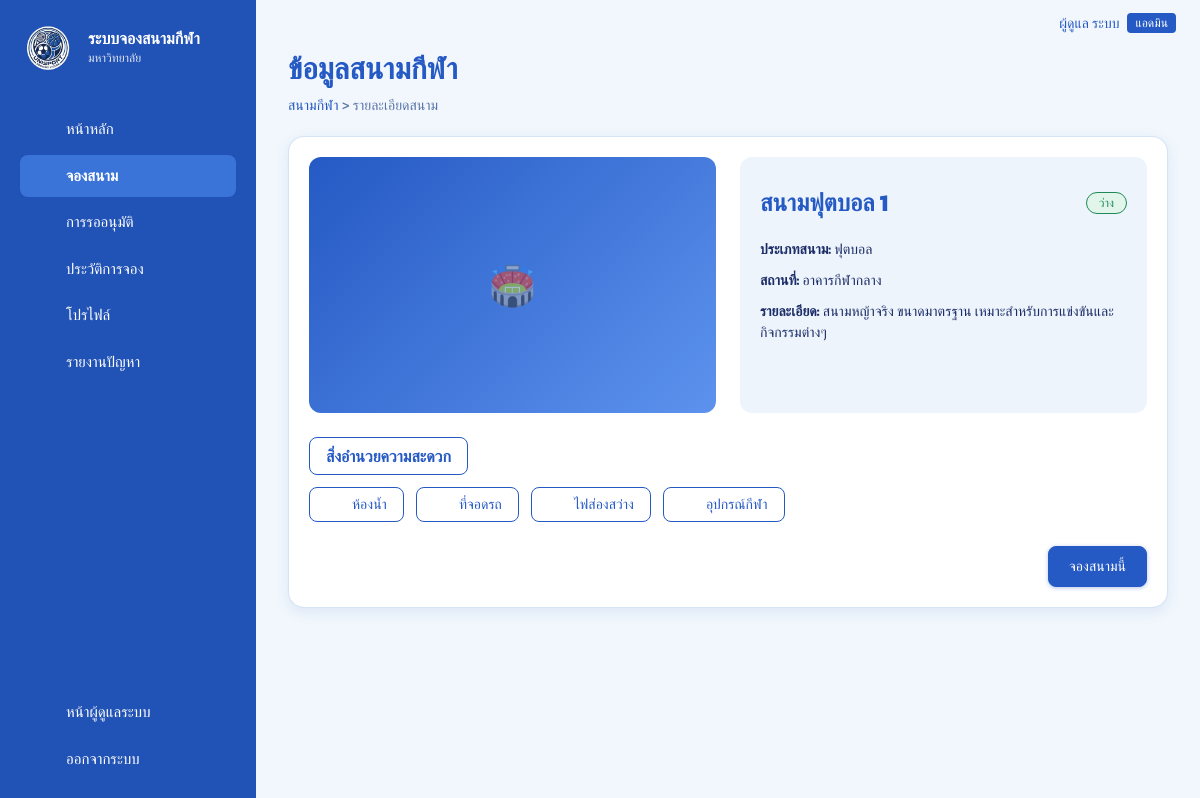
Page /field.php?id=1 (signed in) on the committed database.
### tables this page shows
CREATE TABLE IF NOT EXISTS `users` (
  `id`            INT UNSIGNED NOT NULL AUTO_INCREMENT,
  `member_code`   VARCHAR(30)  DEFAULT NULL,
  `first_name`    VARCHAR(60)  NOT NULL,
  `last_name`     VARCHAR(60)  NOT NULL DEFAULT '',
  `email`         VARCHAR(255) NOT NULL,
  `username`      VARCHAR(30)  DEFAULT NULL,
  `phone`         VARCHAR(20)  DEFAULT NULL,
  `avatar_url`    VARCHAR(500) DEFAULT NULL,
  `password_hash` VARCHAR(255) NOT NULL,
  `role`          ENUM('user','admin') NOT NULL DEFAULT 'user',
  `created_at`    TIMESTAMP NOT NULL DEFAULT CURRENT_TIMESTAMP,
  PRIMARY KEY (`id`),
  UNIQUE KEY `uq_users_email` (`email`),
  UNIQUE KEY `uq_users_username` (`username`),
  KEY `idx_users_role` (`role`)
);

CREATE TABLE IF NOT EXISTS `fields` (
  `id`          INT UNSIGNED NOT NULL AUTO_INCREMENT,
  `code`        VARCHAR(10)  NOT NULL,
  `name`        VARCHAR(80)  NOT NULL,
  `sport_type`  VARCHAR(40)  NOT NULL,
  `location`    VARCHAR(120) DEFAULT NULL,
  `description` TEXT DEFAULT NULL,
  `image_url`   VARCHAR(500) DEFAULT NULL,
  `facilities`  VARCHAR(255) NOT NULL DEFAULT '',    
  `status`      ENUM('available','unavailable','maintenance') NOT NULL DEFAULT 'available',
  `created_at`  TIMESTAMP NOT NULL DEFAULT CURRENT_TIMESTAMP,
  PRIMARY KEY (`id`),
  UNIQUE KEY `uq_fields_code` (`code`)
);

### field.php (the view, shortened to what this page needs)
<?php
require __DIR__ . '/includes/bootstrap.php';
require __DIR__ . '/includes/layout.php';
require_login();
$f = fetch_one('SELECT * FROM fields WHERE id = ?', [(int)get('id')]);
shell_start('ข้อมูลสนามกีฬา', 'book');
page_title('ข้อมูลสนามกีฬา', '<a href="' . h(url('book.php')) . '">สนามกีฬา</a> &gt; รายละเอียดสนาม');
if (!$f): ?>
  <div class="card pad center muted">ไม่พบสนามนี้ <a href="<?= h(url('book.php')) ?>">กลับไปเลือกสนาม</a></div>
<?php else: ?>
  <div class="card pad">
    <div class="grid g2" style="gap:24px">
      <?= thumb($f['image_url'], $f['name'], 'h64 rounded') ?>
      <div class="detail-box">
        <div class="row-line" style="border:0"><h2 style="font-size:24px;color:var(--primary)"><?= h($f['name']) ?></h2><?= pill(FIELD_STATUS, $f['status']) ?></div>
        <p><b>ประเภทสนาม:</b> <?= h($f['sport_type']) ?></p>
        <p><b>สถานที่:</b> <?= h($f['location'] ?: '-') ?></p>
        <p><b>รายละเอียด:</b> <?= h($f['description'] ?: '-') ?></p>
      </div>
    </div>
    <span class="tag">สิ่งอำนวยความสะดวก</span>
    <div style="display:flex;flex-wrap:wrap;gap:12px;margin-top:12px">
      <?php $fac = facilities_list($f['facilities']); foreach ($fac as $x): ?>
        <span class="facility-chip"><?= nav_icon(FACILITY_ICONS[$x] ?? 'check-circle') ?> <?= h($x) ?></span>
      <?php endforeach; ?>
    </div>
    <div class="right" style="margin-top:24px">
      <?php if ($f['status'] === 'available'): ?>
        <a class="btn" href="<?= h(url('book.php?field=' . (int)$f['id'])) ?>">จองสนามนี้</a>
      <?php else: ?>
        <span style="color:var(--danger);font-size:14px">สนามนี้ยังไม่เปิดให้จองในขณะนี้</span>
      <?php endif; ?>
    </div>
  </div>
<?php endif;
shell_end();

### includes/layout.php (shortened to what this page needs)
<?php
function asset(string $p): string
{
    $file = ROOT_DIR . '/assets/' . ltrim($p, '/');
    return url('assets/' . ltrim($p, '/')) . (is_file($file) ? '?v=' . filemtime($file) : '');
}
function page_head(string $title, string $bodyClass = ''): void
{
    ?>
<!doctype html>
<html lang="th">
<head>
<link rel="stylesheet" href="<?= h(asset('css/style.css')) ?>">
</head>
<body class="<?= h($bodyClass) ?>">
<?php
}
function page_foot(): void
{
    ?>
</body>
</html>
<?php
}
function brand(string $title = APP_NAME, string $sub = 'มหาวิทยาลัย'): string
{
  return '<div class="brand"><img class="brand-logo" src="' . h(asset('logo.png')) . '" alt="โลโก้"><div class="brand-text"><div class="brand-title">'
        . h($title) . '</div><div class="brand-sub">' . h($sub) . '</div></div></div>';
}
function thumb(?string $src, string $alt, string $cls = ''): string
{
    $s = img_url($src);
  $available = $s !== '' && (
    preg_match('#^https?://#i', (string)$src)
    || is_file(ROOT_DIR . '/' . ltrim((string)$src, '/'))
  );
    return '<div class="thumb ' . h($cls) . '"><span class="thumb-ph">🏟️</span>'
    . ($available ? '<img src="' . h($s) . '" alt="' . h($alt) . '" loading="lazy" onerror="this.remove()">' : '')
        . '</div>';
}
function nav_icon(string $name): string
{
  return '<svg class="side-icon" aria-hidden="true" viewBox="0 0 24 24">' . ($paths[$name] ?? '') . '</svg>';
}
function member_nav(): array
{
    return [
    'dashboard' => ['dashboard.php', 'home', 'หน้าหลัก'],
    'book'      => ['book.php', 'calendar', 'จองสนาม'],
    'bookings'  => ['bookings.php', 'checklist', 'การรออนุมัติ'],
    'history'   => ['history.php', 'history', 'ประวัติการจอง'],
    'profile'   => ['profile.php', 'user', 'โปรไฟล์'],
    'report'    => ['report.php', 'alert', 'รายงานปัญหา'],
    ];
}
function shell_start(string $title, string $active, bool $admin = false): void
{
    $u   = current_user();
    $nav = $admin ? admin_nav() : member_nav();
    page_head($title);
    ?>
<div class="shell">
  <aside class="sidebar" id="sidebar">
    <?= brand($admin ? 'ผู้ดูแลระบบ' : APP_NAME, $admin ? APP_NAME : 'มหาวิทยาลัย') ?>
    <nav class="side-nav">
      <?php foreach ($nav as $key => [$href, $icon, $label]): ?>
        <a href="<?= h(url($href)) ?>" class="side-link pressable <?= $key === $active ? 'active' : '' ?>"><span class="ico"><?= nav_icon($icon) ?></span> <?= h($label) ?></a>
      <?php endforeach; ?>
    </nav>
    <div class="side-bottom">
      <?php if ($u && $u['role'] === 'admin'): ?>
        <a class="side-link" href="<?= h(url($admin ? 'dashboard.php' : 'admin/index.php')) ?>"><span class="ico"><?= nav_icon('shield') ?></span> <?= $admin ? 'ไปหน้าสมาชิก' : 'หน้าผู้ดูแลระบบ' ?></a>
      <?php endif; ?>
      <form method="post" action="<?= h(url('logout.php')) ?>">
        <button class="side-link side-btn" type="submit"><span class="ico"><?= nav_icon('logout') ?></span> ออกจากระบบ</button>
      </form>
    </div>
  </aside>
  <main class="main">
    <header class="topbar">
      <div class="topbar-user">
        <?php if (!empty($u['avatar_url'])): ?>
          <img class="avatar-sm" src="<?= h(img_url($u['avatar_url'])) ?>" alt="" onerror="this.remove()">
        <?php else: ?><span class="ico"><?= nav_icon('user') ?></span><?php endif; ?>
        <?= h(user_name($u) ?: ($u['email'] ?? '')) ?>
        <?php if ($u && $u['role'] === 'admin'): ?><span class="badge-admin">แอดมิน</span><?php endif; ?>
      </div>
    </header>
    <div class="content">
<?php
}
function shell_end(): void
{
    echo "    </div>\n  </main>\n</div>\n";
    page_foot();
}
function page_title(string $title, string $sub = '', string $actionHtml = ''): void
{
    echo '<div class="page-title"><div><h1>' . h($title) . '</h1>'
        . ($sub !== '' ? '<p class="muted">' . $sub . '</p>' : '')
        . '</div>' . $actionHtml . '</div>';
}

### rows in the picture
users: user_name($u) ?: ($u['email'] ?? '') "ผู้ดูแล ระบบ"
fields: name "สนามฟุตบอล 1", sport_type "ฟุตบอล", location "อาคารกีฬากลาง", description "สนามหญ้าจริง ขนาดมาตรฐาน เหมาะสำหรับการแข่งขันและกิจกรรมต่างๆ", facilities "ห้องน้ำ", facilities "ที่จอดรถ", facilities "ไฟส่องสว่าง", facilities "อุปกรณ์กีฬา"

### other values in the picture
$title "ระบบจองสนามกีฬา"
$sub "มหาวิทยาลัย"
$label "หน้าหลัก"
$label "จองสนาม"
$label "การรออนุมัติ"
$label "ประวัติการจอง"
$label "โปรไฟล์"
$label "รายงานปัญหา"
$title "ข้อมูลสนามกีฬา"
$sub "สนามกีฬา > รายละเอียดสนาม"
$label "ว่าง"
